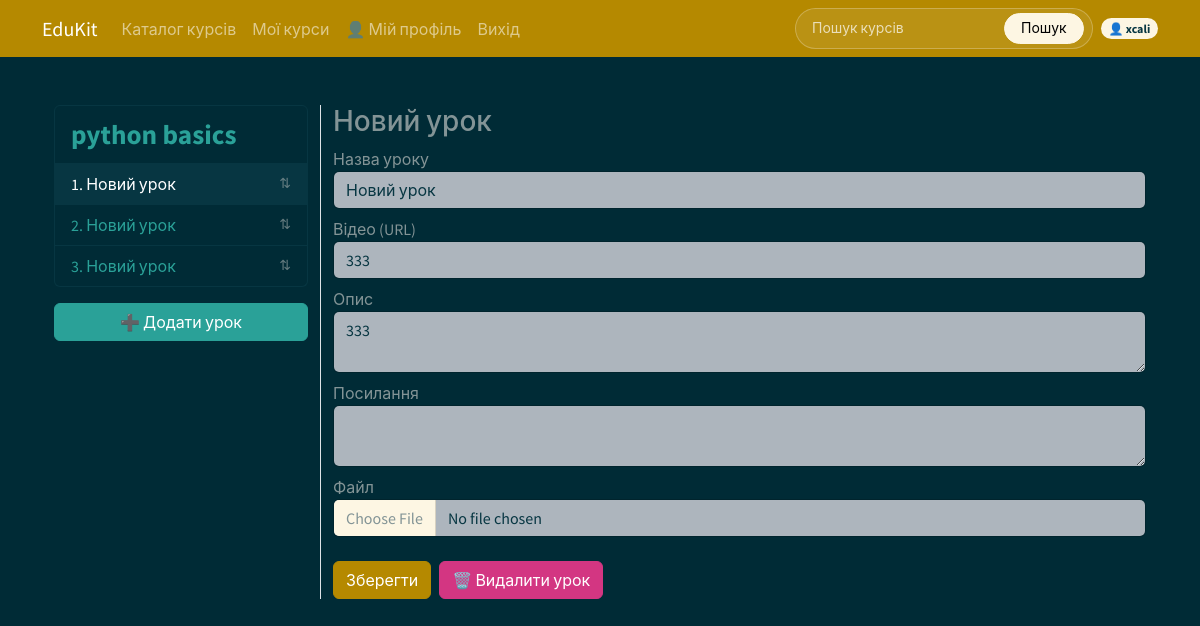
The app's page /course/studio/1/1/ (signed in) with its own data.
### courses/models.py (models this page shows, shortened)
class Course(models.Model):
    owner = models.ForeignKey(User, related_name='courses_created', on_delete=models.CASCADE, verbose_name="Викладач")
    subject = models.ForeignKey(Subject, related_name="courses", on_delete=models.CASCADE, verbose_name="Спеціалізація")
    title = models.CharField(max_length=500, verbose_name="Назва")
    slug = models.SlugField(max_length=500, unique=True, verbose_name="Коротка назва")
    overview = models.TextField(verbose_name="Опис")
    created = models.DateTimeField(auto_now_add=True)
    students = models.ManyToManyField(User, related_name='course_joined', blank=True, verbose_name="Зараховані студенти")
    published = models.BooleanField(default=False)
    class Meta:
        verbose_name = "Курс"
        verbose_name_plural = "Курси"
        ordering = ['-created']

class Lesson(models.Model):
    course = models.ForeignKey(Course, related_name='lessons', on_delete=models.CASCADE)
    title = models.CharField(max_length=200)
    video = models.URLField(blank=True)
    description = models.TextField(blank=True)
    links = models.TextField(blank=True)
    file = models.FileField(upload_to='lessons/files/', blank=True)
    order = models.PositiveIntegerField(default=0)
    class Meta:
        ordering = ['order']

### courses/views.py (the view, shortened to what this page needs)
# urls.py: path('studio/<int:course_id>/', CourseStudioView.as_view(), name='course_studio'),
@method_decorator(login_required, name='dispatch')
class CourseStudioView(TemplateResponseMixin, View):
    template_name = "courses/manage/studio.html"
    def dispatch(self, request, course_id, lesson_id=None):
        self.course = get_object_or_404(Course, id=course_id, owner=request.user)
        self.lesson = None
        if lesson_id:
            self.lesson = get_object_or_404(Lesson, id=lesson_id, course=self.course)
        return super().dispatch(request, course_id, lesson_id)
    def get(self, request, *args, **kwargs):
        return self.render_to_response({
            "course": self.course,
            "lessons": self.course.lessons.all(),
            "lesson": self.lesson,
        })

### courses/templatetags/courses.py (called while the page is built)
@register.filter(name='has_group')
def has_group(user, group_name):
    return user.groups.filter(name=group_name).exists()

### courses/templates/courses/manage/studio.html (shortened to what this page needs)
{% extends "base.html" %}
{% block content %}
<div class="container-fluid mt-4">
  <div class="row">
    <div class="col-3 border-end">
      <ul id="lesson-list" class="list-group mb-3">
        <li class="list-group-item not-draggable">
          <a href="{% url 'course_studio' course.id %}"
             class="fw-bold text-decoration-none"
             style="font-size: 1.7rem;">
            {{ course.title }}
          </a>
        </li>
        {% for l in lessons %}
          <li class="list-group-item d-flex justify-content-between align-items-center lesson-item
                     {% if lesson and lesson.id == l.id %}active{% endif %}"
              data-id="{{ l.id }}"
              draggable="true">
            <a href="{% url 'course_studio_lesson' course.id l.id %}"
               class="text-decoration-none {% if lesson and lesson.id == l.id %}text-white{% endif %}">
              {{ l.order|add:1 }}. {{ l.title }}
            </a>
            <span class="text-muted small">⇅</span>
          </li>
        {% endfor %}
      </ul>
      <form method="post" class="mt-3">
        <button class="btn btn-success w-100">➕ Додати урок</button>
      </form>
    </div>
    <div class="col-9">
      {% if not lesson %}
        <h3>Редагувати курс</h3>
        <form method="post">
          {% csrf_token %}
          <label>Назва</label>
          <input class="form-control mb-2" name="title" value="{{ course.title }}">
          <label>Slug</label>
          <input class="form-control mb-2" name="slug" value="{{ course.slug }}">
          <label>Опис</label>
          <textarea class="form-control mb-2" name="overview">{{ course.overview }}</textarea>
          <button class="btn btn-primary w-100" name="action" value="final_save">Зберегти</button>
        </form>
      {% else %}
        <h3 id="lesson-header">{{ lesson.title }}</h3>
        <form method="post" enctype="multipart/form-data">
          <label>Назва уроку</label>
          <input class="form-control mb-2 autosave" name="title" value="{{ lesson.title }}">
          <label>Відео (URL)</label>
          <input class="form-control mb-2 autosave" name="video" value="{{ lesson.video }}">
          <label>Опис</label>
          <textarea class="form-control mb-2 autosave" name="description">{{ lesson.description }}</textarea>
          <label>Посилання</label>
          <textarea class="form-control mb-2 autosave" name="links">{{ lesson.links }}</textarea>
<label>Файл</label>
<input type="file" class="form-control mb-2" name="file">
<div class="mt-4 d-flex gap-2">
    <button class="btn btn-primary" name="action" value="final_save">
        Зберегти
    </button>
    <button type="button" class="btn btn-danger"
            data-bs-toggle="modal" data-bs-target="#deleteLessonModal">
        🗑️ Видалити урок
    </button>
</div>
        </form>
      {% endif %}
    </div>
  </div>
</div>
{% endblock %}

### courses/templates/base.html (shortened to what this page needs)
<!DOCTYPE html>
{% load courses %}
<html lang="uk">
<head>
  <link
    href="https://cdn.jsdelivr.net/npm/bootswatch@5.3.8/dist/solar/bootstrap.min.css"
    rel="stylesheet"
  >
</head>
<body>
  <nav class="navbar navbar-expand-lg bg-primary" data-bs-theme="dark">
  <div class="container">
    <a class="navbar-brand" href="{% url 'course_list' %}">EduKit</a>
    <div class="collapse navbar-collapse" id="mainNavbar">
      <ul class="navbar-nav me-auto mb-2 mb-lg-0">
  <li class="nav-item">
    <a class="nav-link {% if request.resolver_match.url_name == 'course_list' %}active{% endif %}"
       href="{% url 'course_list' %}">
      Каталог курсів
    </a>
  </li>
  {% if request.user.is_authenticated %}
    <li class="nav-item">
      {% if request.user|has_group:'Teachers' %}
        <a class="nav-link" href="{% url 'manage_course_list' %}">
          Мої курси
        </a>
      {% else %}
        <a class="nav-link" href="{% url 'student_course_list' %}">
          Мої курси
        </a>
      {% endif %}
    </li>
    {% if request.user|has_group:'Teachers' %}
  <li class="nav-item">
    <a class="nav-link" href="{% url 'teacher_profile' request.user.teacher_profile.id %}">
  👤 Мій профіль
</a>
  </li>
{% endif %}
    <li class="nav-item">
      <form method="post" action="{% url 'logout' %}">
        <button type="submit" class="btn btn-link nav-link border-0">Вихід</button>
      </form>
    </li>
  {% endif %}
</ul>
      <div class="d-flex align-items-center gap-2">
        <form class="navbar-search d-flex align-items-center rounded-pill px-2 py-1" role="search">
          <input class="search-input form-control form-control-sm me-2"
                 type="search" name="q" placeholder="Пошук курсів">
          <button class="btn btn-sm btn-light rounded-pill px-3" type="submit">Пошук</button>
        </form>
        {% if request.user.is_authenticated %}
          <span class="badge rounded-pill text-bg-light text-dark">
            👤 {{ request.user.get_full_name|default:request.user.username }}
          </span>
        {% endif %}
      </div>
    </div>
  </div>
</nav>
  <main class="container py-4">
    {% block content %}{% endblock  %}
  </main>
</body>
</html>

### courses/templates/base.html (style rules this page uses)
.navbar-search { background-color: rgba(255, 255, 255, 0.08); border: 1px solid rgba(255, 255, 255, 0.25); }
.navbar-search .search-input { background: transparent; color: #fff; border: 0; box-shadow: none; min-width: 180px; }
.navbar-search .search-input::placeholder { color: rgba(255, 255, 255, 0.7); }

### records on screen
Course: title "python basics"
Lesson: order|add "1", title "Новий урок", video "333", description "333"
Lesson: order|add "2", title "Новий урок"
Lesson: order|add "3", title "Новий урок"

### other values on screen
{{ request.user.get_full_name|default:request.user.username }} "xcali"
